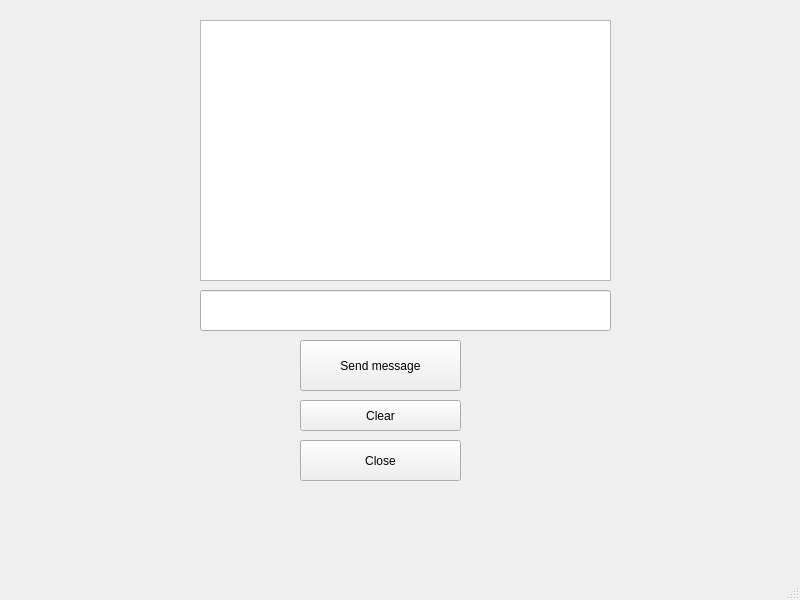
<?xml version="1.0" encoding="UTF-8"?>
<ui version="4.0">
 <class>MainWindow</class>
 <widget class="QMainWindow" name="MainWindow">
  <property name="geometry">
   <rect>
    <x>0</x>
    <y>0</y>
    <width>800</width>
    <height>600</height>
   </rect>
  </property>
  <property name="windowTitle">
   <string>MainWindow</string>
  </property>
  <widget class="QWidget" name="centralwidget">
   <widget class="QPushButton" name="b_button">
    <property name="geometry">
     <rect>
      <x>300</x>
      <y>340</y>
      <width>161</width>
      <height>51</height>
     </rect>
    </property>
    <property name="text">
     <string>Send message</string>
    </property>
   </widget>
   <widget class="QLineEdit" name="t_message">
    <property name="geometry">
     <rect>
      <x>200</x>
      <y>290</y>
      <width>411</width>
      <height>41</height>
     </rect>
    </property>
    <property name="font">
     <font>
      <pointsize>18</pointsize>
     </font>
    </property>
   </widget>
   <widget class="QPlainTextEdit" name="pt_chat">
    <property name="geometry">
     <rect>
      <x>200</x>
      <y>20</y>
      <width>411</width>
      <height>261</height>
     </rect>
    </property>
   </widget>
   <widget class="QPushButton" name="b_clear">
    <property name="geometry">
     <rect>
      <x>300</x>
      <y>400</y>
      <width>161</width>
      <height>31</height>
     </rect>
    </property>
    <property name="text">
     <string>Clear</string>
    </property>
   </widget>
   <widget class="QPushButton" name="b_close">
    <property name="geometry">
     <rect>
      <x>300</x>
      <y>440</y>
      <width>161</width>
      <height>41</height>
     </rect>
    </property>
    <property name="text">
     <string>Close</string>
    </property>
   </widget>
  </widget>
  <widget class="QMenuBar" name="menubar">
   <property name="geometry">
    <rect>
     <x>0</x>
     <y>0</y>
     <width>800</width>
     <height>23</height>
    </rect>
   </property>
  </widget>
  <widget class="QStatusBar" name="statusbar"/>
 </widget>
 <resources/>
 <connections/>
</ui>
